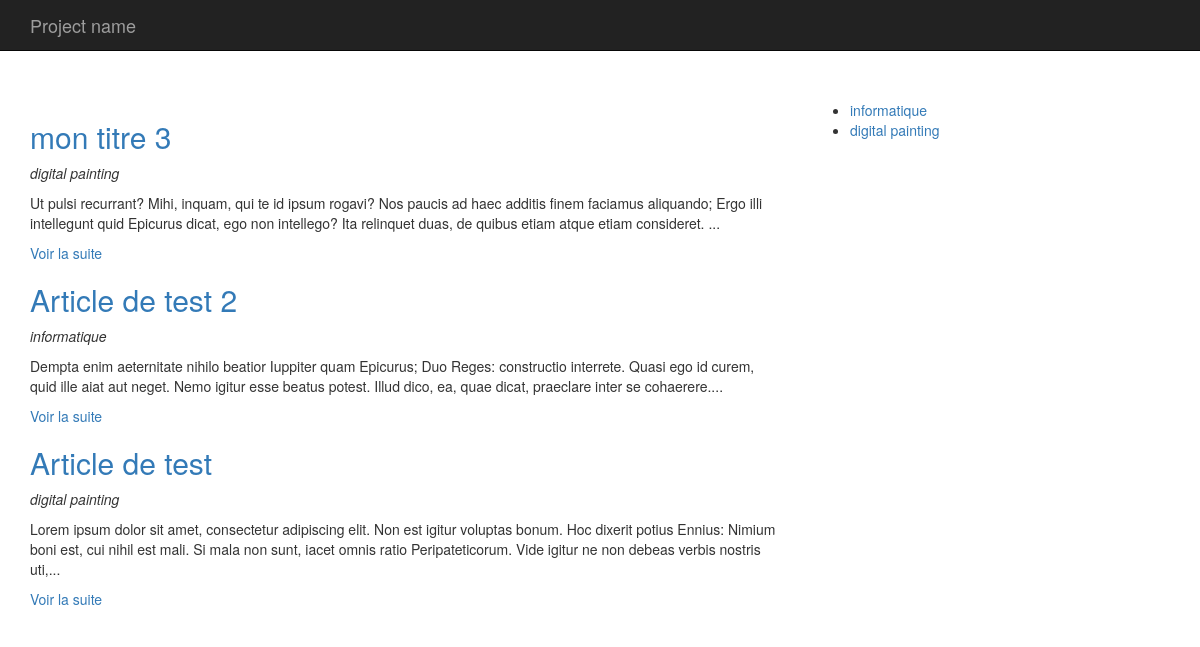
Before: / with the older database file.
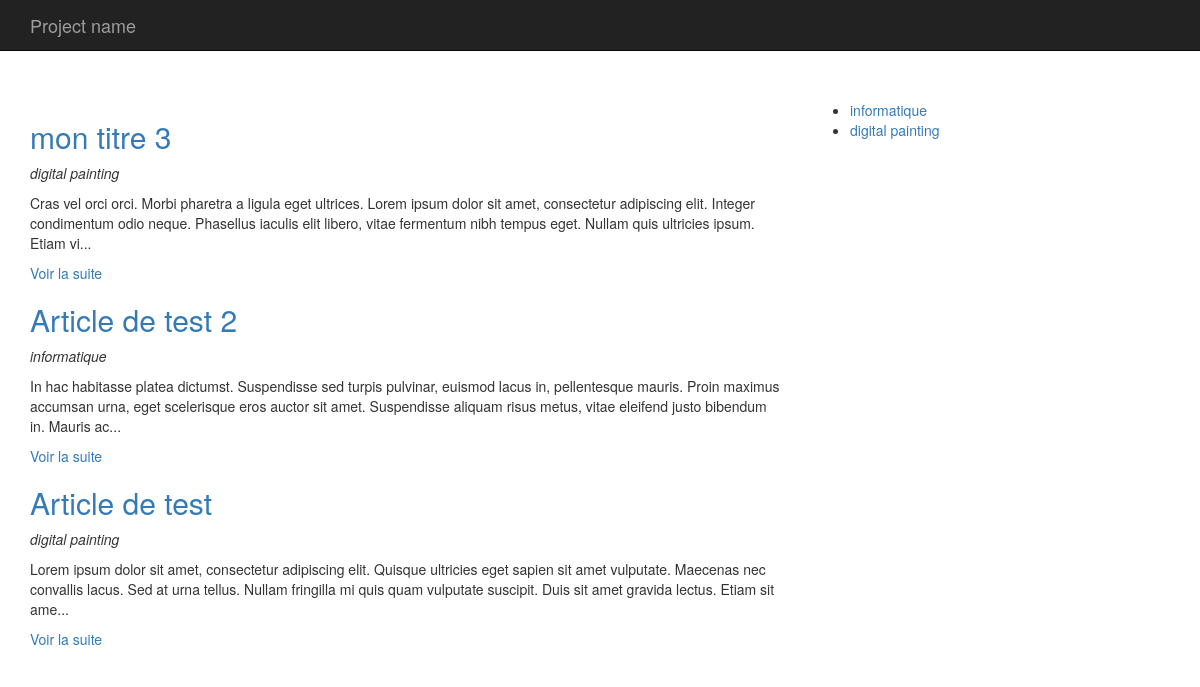
After: the same page with the newer database file.
### tables this page shows
CREATE TABLE `articles` (
  `id` int(11) NOT NULL,
  `titre` varchar(255) DEFAULT NULL,
  `contenu` longtext,
  `date` datetime DEFAULT NULL,
  `category_id` int(11) DEFAULT NULL
);

CREATE TABLE `categories` (
  `id` int(11) NOT NULL,
  `titre` varchar(255) DEFAULT NULL
);

### app/Autoloader.php (called while the page is built, shortened)
<?php
  class Autoloader{
      static function autoload($class){
          if (strpos($class, __NAMESPACE__ . '\\') === 0){
              $class = str_replace(__NAMESPACE__ . '\\', '', $class);
              $class = str_replace('\\', '/', $class);
          }
      }
  }

### app/App.php (called while the page is built, shortened)
<?php
    class App{
        private static $database;
        public static function getDb(){
            if(self::$database === null){
                 self::$database = new Database(self::DB_NAME, self::DB_USER, self::DB_PASS, self::DB_HOST);
            }
            return self::$database;
        }
    }
?>

### app/Database.php (called while the page is built, shortened)
<?php
    class Database{
        private $pdo;
        private function getPDO(){
            if($this->pdo === null){
                $pdo = new PDO('mysql:dbname=blog;host=localhost', 'root', 'root');
                $pdo->setAttribute(PDO::ATTR_ERRMODE, PDO::ERRMODE_EXCEPTION);
                $this->pdo = $pdo;
            }
            return $this->pdo;
        }
        public function query($statement, $class_name, $one = false){
            $req = $this->getPDO()->query($statement);
            $req->setFetchMode(PDO::FETCH_CLASS, $class_name);
            if($one){
                $datas = $req->fetch();
            }
            else{
                $datas = $req->fetchAll();
            }
            return $datas;
        }
    }
?>

### app/Table/Table.php (called while the page is built, shortened)
<?php
    class Table{
        public static function query($statement, $attributes = null, $one = false){
            if($attributes){
                return App::getDb()->prepare($statement, $attributes, get_called_class(), $one);
            }
            else{
                return App::getDb()->query($statement, get_called_class(), $one);
            }
        }
        public static function all(){
            return App::getDb()->query("
                SELECT *
                FROM " . static::$table . "
            ", get_called_class());
        }
        public function __get($key){
            $method = 'get' . ucfirst($key);
            $this->$key = $this->$method();
            return $this->$key;
        }
    }
?>

### app/Table/Categorie.php (called while the page is built, shortened)
<?php
    class Categorie extends Table{
        public function getUrl(){
            return 'index.php?p=categorie&id=' . $this->id;
        }
    }
?>

### pages/home.php (the view)
<div class="row">
	<div class="col-sm-8">
		<?php
		    foreach (\App\Table\Article::getLast() as $post) :
		?>
		        <h2><a href="<?= $post->url; ?>"><?= $post->titre; ?></a></h2>
		        <p><em><?= $post->categorie; ?></em></p>
		        <p><?= $post->extrait; ?></p>
		<?php endforeach; ?>
	</div>
	<div class="col-sm-4">
	    <ul>
	    	<?php foreach (\App\Table\Categorie::all() as $categorie) : ?>
            	<li><a href="<?= $categorie->url; ?>"><?= $categorie->titre; ?></a></li>
       		<?php endforeach; ?>
	    </ul>
	</div>
</div>

### public/index.php (shortened to what this page needs)
<?php
    require('../app/Autoloader.php');
    if(isset($_GET['p'])){
        $p = $_GET['p'];
    }
    else{
        $p = 'home';
    }
            if($p === 'home'){
                require '../pages/home.php';
            }
            elseif($p === 'article'){
                require '../pages/single.php';
            }
            elseif($p === 'categorie'){
                require '../pages/categorie.php';
            }
        $content = ob_get_clean();
        require '../pages/templates/default.php';
 ?>

### app/Table/Article.php (shortened to what this page needs)
<?php
    class Article extends Table{
        public static function getLast(){
            return self::query("
                SELECT articles.id, articles.titre, articles.contenu, categories.titre as categorie
                FROM articles
                LEFT JOIN categories ON category_id = categories.id
                ORDER BY articles.date DESC
            ");
        }
        public function getUrl(){
            return 'index.php?p=article&id=' . $this->id;
        }
        public function getExtrait(){
            $html = '<p>' . substr($this->contenu, 0, 250) . '...</p>';
            $html .= '<p><a href="' . $this->getUrl() . '">Voir la suite</a>';
            return $html;
        }
    }
?>

### pages/templates/default.php (shortened to what this page needs)
<!DOCTYPE html>
<html lang="en">
  <head>
    <link href="https://maxcdn.bootstrapcdn.com/bootstrap/3.3.7/css/bootstrap.min.css" rel="stylesheet">
  </head>
  <body>
    <nav class="navbar navbar-inverse navbar-fixed-top">
      <div class="container">
        <div class="navbar-header">
          <a class="navbar-brand" href="#">Project name</a>
        </div>
      </div>
    </nav>
    <div class="container">
      <div class="starter-template" style="padding-top: 100px">
        <?php
          echo $content;
        ?>
      </div>
    </div>
  </body>
</html>

Changed rows visible on the page:
changed articles "mon titre 3": contenu "Ut pulsi recurrant? Mihi, inquam, qui te id ipsum rogavi? Nos paucis ad haec additis finem faciamus aliquando; Ergo illi intellegunt quid Epicurus dicat, ego non intellego? Ita relinquet duas, de quibus etiam atque etiam consideret." → "Cras vel orci orci. Morbi pharetra a ligula eget ultrices. Lorem ipsum dolor sit amet, consectetur adipiscing elit. Integer condimentum odio neque. Phasellus iaculis elit libero, vitae fermentum nibh tempus eget. Nullam quis ultricies ipsum. Etiam vi"
changed articles "Article de test 2": contenu "Dempta enim aeternitate nihilo beatior Iuppiter quam Epicurus; Duo Reges: constructio interrete. Quasi ego id curem, quid ille aiat aut neget. Nemo igitur esse beatus potest. Illud dico, ea, quae dicat, praeclare inter se cohaerere." → "In hac habitasse platea dictumst. Suspendisse sed turpis pulvinar, euismod lacus in, pellentesque mauris. Proin maximus accumsan urna, eget scelerisque eros auctor sit amet. Suspendisse aliquam risus metus, vitae eleifend justo bibendum in. Mauris ac"
changed articles "Article de test": contenu "…amet, consectetur adipiscing elit. Non est igitur voluptas bonum. Hoc dixerit potius Ennius: Nimium boni est, cui nihil est mali. Si mala non sunt, iacet omnis ratio Peripateticorum. Vide igitur ne non debeas verbis nostris uti," → "…amet, consectetur adipiscing elit. Quisque ultricies eget sapien sit amet vulputate. Maecenas nec convallis lacus. Sed at urna tellus. Nullam fringilla mi quis quam vulputate suscipit. Duis sit amet gravida lectus. Etiam sit ame"
